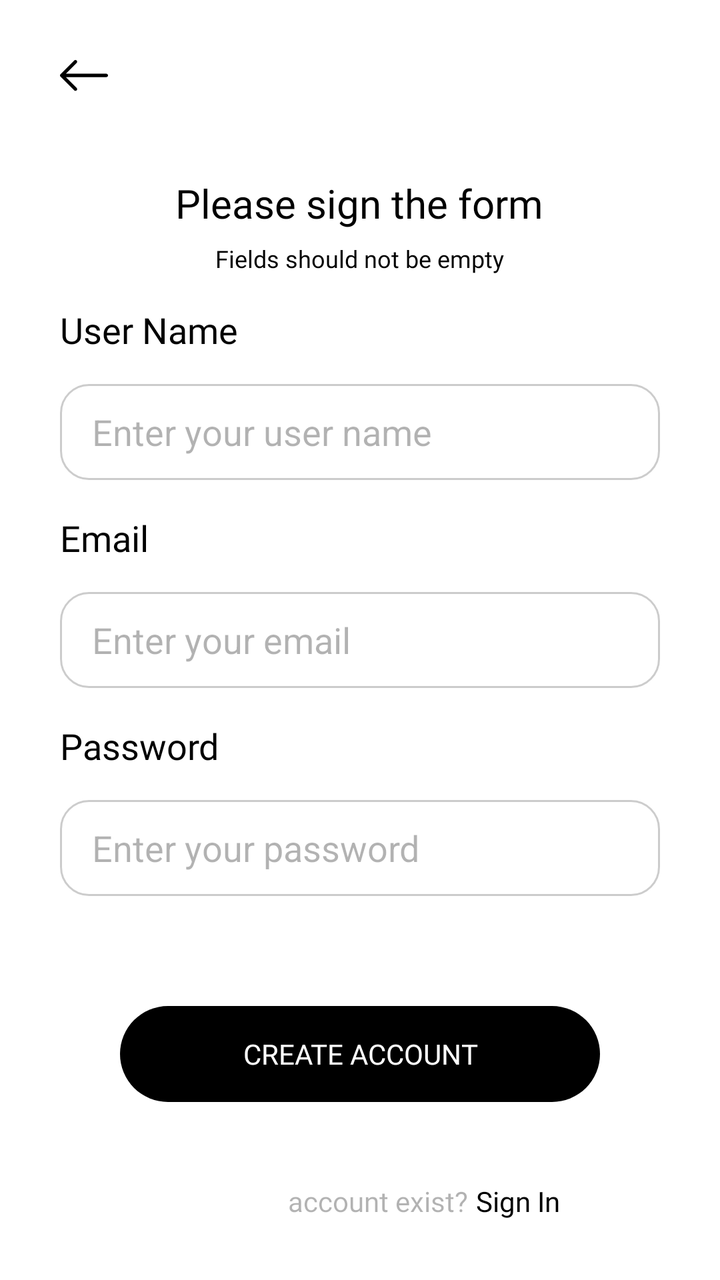
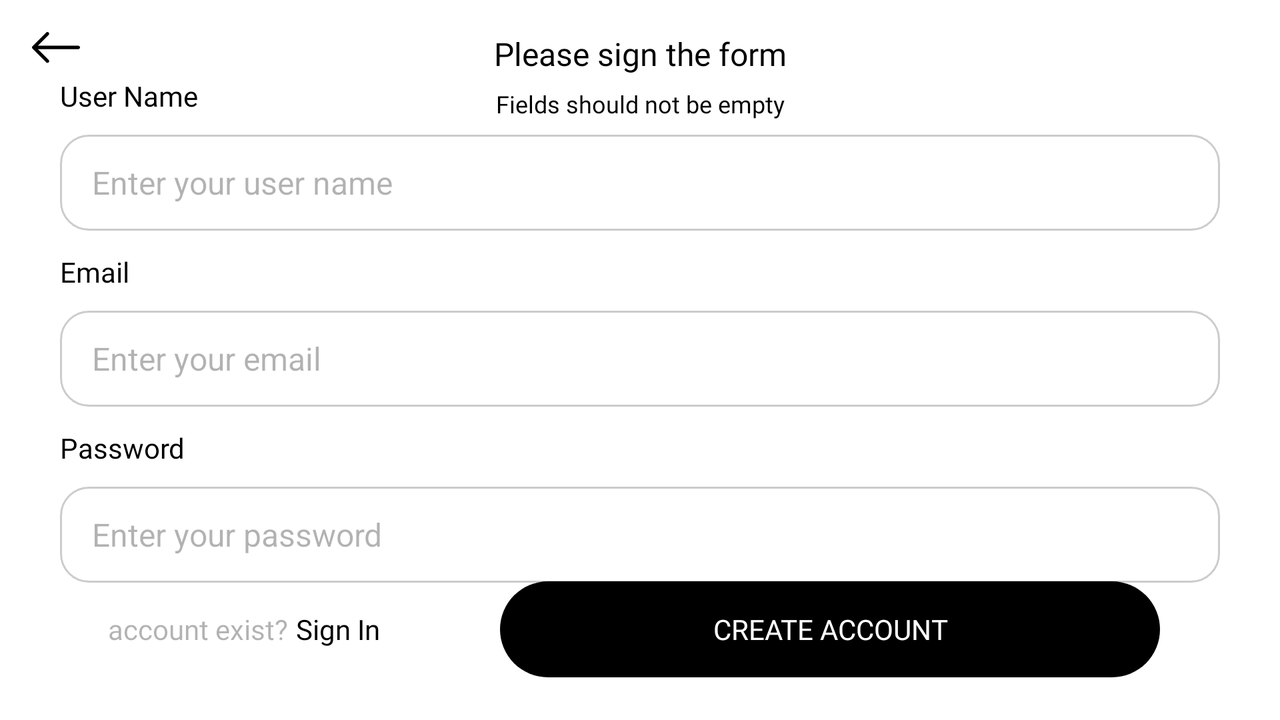

An Android layout and its configuration variant, each rendered on a device that would load it. The default file and the variant file are quoted in full after the pictures.
<!-- AndroidManifest.xml: application theme Theme.SportkomChat -->
<!-- res/layout/activity_sign_in.xml -->
<?xml version="1.0" encoding="utf-8"?>
<androidx.constraintlayout.widget.ConstraintLayout xmlns:android="http://schemas.android.com/apk/res/android"
    xmlns:app="http://schemas.android.com/apk/res-auto"
    xmlns:tools="http://schemas.android.com/tools"
    android:layout_width="match_parent"
    android:layout_height="match_parent"
    tools:context=".screens.SignInActivity">

    <ImageView
        android:id="@+id/imageView"
        android:layout_width="wrap_content"
        android:layout_height="wrap_content"
        android:layout_margin="30dp"
        android:onClick="onClickBack"
        app:layout_constraintStart_toStartOf="parent"
        app:layout_constraintTop_toTopOf="parent"
        app:srcCompat="@drawable/arrow"
        tools:ignore="TouchTargetSizeCheck" />

    <TextView
        android:id="@+id/tvTitle"
        android:layout_width="wrap_content"
        android:layout_height="wrap_content"
        android:layout_marginTop="88dp"
        android:text="@string/please_sign_the_form"
        android:fontFamily="@font/nunito_semi_bold"
        android:textSize="20sp"
        android:textColor="@color/black"
        app:layout_constraintEnd_toEndOf="parent"
        app:layout_constraintHorizontal_bias="0.498"
        app:layout_constraintStart_toStartOf="parent"
        app:layout_constraintTop_toTopOf="parent" />

    <TextView
        android:id="@+id/tvSubTitle"
        android:layout_width="wrap_content"
        android:layout_height="wrap_content"
        android:text="@string/fields_should_not_be_empty"
        android:textColor="@color/black"
        android:textSize="12sp"
        android:fontFamily="@font/nunito_light"
        android:layout_marginTop="6dp"
        app:layout_constraintEnd_toEndOf="@+id/tvTitle"
        app:layout_constraintStart_toStartOf="@+id/tvTitle"
        app:layout_constraintTop_toBottomOf="@+id/tvTitle" />

    <TextView
        android:id="@+id/tvUserName"
        android:layout_width="wrap_content"
        android:layout_height="wrap_content"
        android:layout_marginTop="252dp"
        android:fontFamily="@font/nunito_semi_bold"
        android:text="@string/user_name"
        android:textColor="@color/black"
        android:textSize="18sp"
        android:layout_marginBottom="15dp"
        app:layout_constraintBottom_toTopOf="@+id/etUserName"
        app:layout_constraintStart_toStartOf="@+id/etUserName" />

    <EditText
        android:id="@+id/etUserName"
        android:layout_width="0dp"
        android:layout_height="48dp"
        android:layout_marginHorizontal="30dp"
        android:background="@drawable/background_edit_text"
        android:ems="10"
        android:hint="@string/enter_your_user_name"
        android:inputType="textEmailAddress"
        android:paddingHorizontal="16dp"
        android:textColorHint="#4D000000"
        android:layout_marginBottom="56dp"
        app:layout_constraintBottom_toTopOf="@+id/etEmail"
        app:layout_constraintEnd_toEndOf="parent"
        app:layout_constraintStart_toStartOf="parent"/>

    <TextView
        android:id="@+id/tvEmail"
        android:layout_width="wrap_content"
        android:layout_height="wrap_content"
        android:layout_marginTop="252dp"
        android:fontFamily="@font/nunito_semi_bold"
        android:text="Email"
        android:textColor="@color/black"
        android:textSize="18sp"
        android:layout_marginBottom="15dp"
        app:layout_constraintBottom_toTopOf="@+id/etEmail"
        app:layout_constraintStart_toStartOf="@+id/etEmail" />

    <EditText
        android:id="@+id/etEmail"
        android:layout_width="0dp"
        android:layout_height="48dp"
        android:layout_marginHorizontal="30dp"
        android:background="@drawable/background_edit_text"
        android:ems="10"
        android:hint="@string/enter_your_email"
        android:inputType="textEmailAddress"
        android:paddingHorizontal="16dp"
        android:textColorHint="#4D000000"
        app:layout_constraintBottom_toBottomOf="parent"
        app:layout_constraintEnd_toEndOf="parent"
        app:layout_constraintStart_toStartOf="parent"
        app:layout_constraintTop_toTopOf="parent"/>

    <TextView
        android:id="@+id/tvPassword"
        android:layout_width="wrap_content"
        android:layout_height="wrap_content"
        android:layout_marginTop="252dp"
        android:fontFamily="@font/nunito_semi_bold"
        android:text="@string/password"
        android:textColor="@color/black"
        android:textSize="18sp"
        android:layout_marginBottom="15dp"
        app:layout_constraintBottom_toTopOf="@+id/etPassword"
        app:layout_constraintStart_toStartOf="@+id/etPassword" />

    <EditText
        android:id="@+id/etPassword"
        android:layout_width="0dp"
        android:layout_height="48dp"
        android:layout_marginHorizontal="30dp"
        android:background="@drawable/background_edit_text"
        android:ems="10"
        app:endIconMode="password_toggle"
        android:hint="@string/enter_your_password"
        android:inputType="textPassword"
        android:paddingHorizontal="16dp"
        android:textColorHint="#4D000000"
        android:layout_marginTop="56dp"
        app:layout_constraintEnd_toEndOf="parent"
        app:layout_constraintStart_toStartOf="parent"
        app:layout_constraintTop_toBottomOf="@+id/etEmail"/>


    <androidx.appcompat.widget.AppCompatButton
        android:id="@+id/btnSignIn"
        android:layout_width="0dp"
        android:layout_height="wrap_content"
        android:layout_marginHorizontal="60dp"
        android:background="@drawable/login_button"
        android:backgroundTint="@color/black"
        android:fontFamily="@font/nunito_semi_bold"
        android:onClick="onClickSignIn"
        android:text="@string/create_account"
        android:layout_marginBottom="40dp"
        android:textColor="@color/white"
        android:textSize="14sp"
        app:layout_constraintBottom_toTopOf="@+id/textView5"
        app:layout_constraintEnd_toEndOf="parent"
        app:layout_constraintStart_toStartOf="parent" />

    <TextView
        android:id="@+id/textView5"
        android:layout_width="wrap_content"
        android:layout_height="wrap_content"
        android:layout_marginStart="144dp"
        android:layout_marginBottom="30dp"
        android:fontFamily="@font/nunito_light"
        android:text="account exist?"
        android:textColor="#4D000000"
        android:textSize="14sp"
        app:layout_constraintBottom_toBottomOf="parent"
        app:layout_constraintStart_toStartOf="parent" />

    <TextView
        android:id="@+id/tvCreateAccount"
        android:layout_width="wrap_content"
        android:layout_height="wrap_content"
        android:layout_marginEnd="48dp"
        android:onClick="onClickLogIn"
        android:fontFamily="@font/nunito_semi_bold"
        android:text="@string/sign_in"
        android:layout_marginStart="4dp"
        android:textColor="@color/black"
        android:textSize="14sp"
        app:layout_constraintBottom_toBottomOf="@+id/textView5"
        app:layout_constraintStart_toEndOf="@+id/textView5"
        app:layout_constraintTop_toTopOf="@+id/textView5" />

</androidx.constraintlayout.widget.ConstraintLayout>
<!-- resources referenced by this layout -->
<resources>
  <!-- drawable arrow (drawable) -->
  <vector xmlns:android="http://schemas.android.com/apk/res/android"
      android:width="24dp"
      android:height="16dp"
      android:viewportWidth="24"
      android:viewportHeight="16">
    <path
        android:pathData="M24,7.714C24,8.188 23.616,8.571 23.143,8.571L2.926,8.571L8.32,13.965C8.655,14.3 8.655,14.843 8.32,15.177C7.986,15.512 7.443,15.512 7.108,15.177L0.251,8.32C-0.084,7.986 -0.084,7.443 0.251,7.108L7.108,0.251C7.443,-0.084 7.986,-0.084 8.32,0.251C8.655,0.586 8.655,1.128 8.32,1.463L2.926,6.857L23.143,6.857C23.616,6.857 24,7.241 24,7.714Z"
        android:fillColor="#000000"/>
  </vector>
  <!-- drawable background_edit_text (drawable) -->
  <?xml version="1.0" encoding="utf-8"?>
  <selector xmlns:android="http://schemas.android.com/apk/res/android">
  
      <item android:state_focused="true">
          <shape android:shape="rectangle">
              <stroke android:color="@color/black"
                  android:width="1dp"/>
              <corners android:radius="14dp"/>
          </shape>
      </item>
  
      <item android:state_focused="false">
          <shape android:shape="rectangle">
              <stroke android:color="#33000000"
                  android:width="1dp"/>
              <corners android:radius="14dp"/>
          </shape>
      </item>
  
  </selector>
  <!-- drawable login_button (drawable) -->
  <?xml version="1.0" encoding="utf-8"?>
  <shape xmlns:android="http://schemas.android.com/apk/res/android"
      android:shape="rectangle">
  
      <corners
          android:bottomLeftRadius="50dp"
          android:bottomRightRadius="50dp"
          android:topLeftRadius="50dp"
          android:topRightRadius="50dp" />
  
  </shape>
  <string name="create_account">Create account</string>
  <string name="enter_your_email">Enter your email</string>
  <string name="enter_your_password">Enter your password</string>
  <string name="enter_your_user_name">Enter your user name</string>
  <string name="fields_should_not_be_empty">Fields should not be empty</string>
  <string name="password">Password</string>
  <string name="please_sign_the_form">Please sign the form</string>
  <string name="sign_in">Sign In</string>
  <string name="user_name">User Name</string>
  <style name="Theme.SportkomChat" parent="Theme.MaterialComponents.Light">
          
          <item name="colorPrimary">@color/white</item>
          <item name="colorPrimaryVariant">@color/black</item>
          <item name="colorOnPrimary">@color/black</item>
          
          <item name="colorSecondary">@color/black</item>
          <item name="colorSecondaryVariant">@color/black</item>
          <item name="colorOnSecondary">@color/black</item>
          
          <item name="android:statusBarColor">?attr/colorPrimaryVariant</item>
          
      </style>
</resources>
<!-- res/layout-land/activity_sign_in.xml (the repository's variant of the layout above) -->
<!-- drawn on the phone turned sideways -->
<?xml version="1.0" encoding="utf-8"?>
<androidx.constraintlayout.widget.ConstraintLayout xmlns:android="http://schemas.android.com/apk/res/android"
    xmlns:app="http://schemas.android.com/apk/res-auto"
    xmlns:tools="http://schemas.android.com/tools"
    android:layout_width="match_parent"
    android:layout_height="match_parent"
    tools:context=".screens.SignInActivity">

    <ImageView
        android:id="@+id/imageView"
        android:layout_width="wrap_content"
        android:layout_height="wrap_content"
        android:layout_marginStart="16dp"
        android:layout_marginTop="16dp"
        android:onClick="onClickBack"
        app:layout_constraintStart_toStartOf="parent"
        app:layout_constraintTop_toTopOf="parent"
        app:srcCompat="@drawable/arrow"
        tools:ignore="TouchTargetSizeCheck" />

    <TextView
        android:id="@+id/tvTitle"
        android:layout_width="wrap_content"
        android:layout_height="wrap_content"
        android:layout_marginTop="16dp"
        android:fontFamily="@font/nunito_semi_bold"
        android:text="@string/please_sign_the_form"
        android:textColor="@color/black"
        android:textSize="16sp"
        app:layout_constraintEnd_toEndOf="parent"
        app:layout_constraintStart_toStartOf="parent"
        app:layout_constraintTop_toTopOf="parent" />

    <TextView
        android:id="@+id/tvSubTitle"
        android:layout_width="wrap_content"
        android:layout_height="wrap_content"
        android:text="@string/fields_should_not_be_empty"
        android:textColor="@color/black"
        android:textSize="12sp"
        android:fontFamily="@font/nunito_light"
        android:layout_marginTop="6dp"
        app:layout_constraintEnd_toEndOf="@+id/tvTitle"
        app:layout_constraintStart_toStartOf="@+id/tvTitle"
        app:layout_constraintTop_toBottomOf="@+id/tvTitle" />

    <TextView
        android:id="@+id/tvUserName"
        android:layout_width="wrap_content"
        android:layout_height="wrap_content"
        android:layout_marginTop="252dp"
        android:fontFamily="@font/nunito_semi_bold"
        android:text="@string/user_name"
        android:textColor="@color/black"
        android:textSize="14sp"
        android:layout_marginBottom="10dp"
        app:layout_constraintBottom_toTopOf="@+id/etUserName"
        app:layout_constraintStart_toStartOf="@+id/etUserName" />

    <EditText
        android:id="@+id/etUserName"
        android:layout_width="0dp"
        android:layout_height="48dp"
        android:layout_marginHorizontal="30dp"
        android:layout_marginBottom="40dp"
        android:textSize="16sp"
        android:background="@drawable/background_edit_text"
        android:ems="10"
        android:hint="@string/enter_your_user_name"
        android:inputType="textEmailAddress"
        android:paddingHorizontal="16dp"
        android:textColorHint="#4D000000"
        app:layout_constraintBottom_toTopOf="@+id/etEmail"
        app:layout_constraintEnd_toEndOf="parent"
        app:layout_constraintStart_toStartOf="parent" />

    <TextView
        android:id="@+id/tvEmail"
        android:layout_width="wrap_content"
        android:layout_height="wrap_content"
        android:layout_marginTop="252dp"
        android:fontFamily="@font/nunito_semi_bold"
        android:text="Email"
        android:textColor="@color/black"
        android:textSize="14sp"
        android:layout_marginBottom="10dp"
        app:layout_constraintBottom_toTopOf="@+id/etEmail"
        app:layout_constraintStart_toStartOf="@+id/etEmail" />

    <EditText
        android:id="@+id/etEmail"
        android:layout_width="0dp"
        android:layout_height="48dp"
        android:layout_marginHorizontal="30dp"
        android:background="@drawable/background_edit_text"
        android:ems="10"
        android:textSize="16sp"
        android:hint="@string/enter_your_email"
        android:inputType="textEmailAddress"
        android:paddingHorizontal="16dp"
        android:textColorHint="#4D000000"
        app:layout_constraintBottom_toBottomOf="parent"
        app:layout_constraintEnd_toEndOf="parent"
        app:layout_constraintStart_toStartOf="parent"
        app:layout_constraintTop_toTopOf="parent"
        app:layout_constraintVertical_bias="0.498" />

    <TextView
        android:id="@+id/tvPassword"
        android:layout_width="wrap_content"
        android:layout_height="wrap_content"
        android:layout_marginTop="252dp"
        android:fontFamily="@font/nunito_semi_bold"
        android:text="@string/password"
        android:textColor="@color/black"
        android:textSize="14sp"
        android:layout_marginBottom="10dp"
        app:layout_constraintBottom_toTopOf="@+id/etPassword"
        app:layout_constraintStart_toStartOf="@+id/etPassword" />


    <EditText
        android:id="@+id/etPassword"
        android:layout_width="0dp"
        android:layout_height="48dp"
        android:layout_marginHorizontal="30dp"
        android:layout_marginTop="40dp"
        android:background="@drawable/background_edit_text"
        android:ems="10"
        android:hint="@string/enter_your_password"
        android:inputType="textPassword"
        android:paddingHorizontal="16dp"
        android:textSize="16sp"
        android:textColorHint="#4D000000"
        app:endIconMode="password_toggle"
        app:layout_constraintEnd_toEndOf="parent"
        app:layout_constraintStart_toStartOf="parent"
        app:layout_constraintTop_toBottomOf="@+id/etEmail" />

    <androidx.appcompat.widget.AppCompatButton
        android:id="@+id/btnSignIn"
        android:layout_width="0dp"
        android:layout_height="wrap_content"
        android:layout_marginHorizontal="60dp"
        android:background="@drawable/login_button"
        android:backgroundTint="@color/black"
        android:fontFamily="@font/nunito_semi_bold"
        android:onClick="onClickSignIn"
        android:text="@string/create_account"
        android:textColor="@color/white"
        android:textSize="14sp"
        app:layout_constraintBottom_toBottomOf="@+id/tvCreateAccount"
        app:layout_constraintEnd_toEndOf="parent"
        app:layout_constraintHorizontal_bias="0.75"
        app:layout_constraintStart_toEndOf="@+id/tvCreateAccount"
        app:layout_constraintTop_toTopOf="@+id/tvCreateAccount" />

    <TextView
        android:id="@+id/textView5"
        android:layout_width="wrap_content"
        android:layout_height="wrap_content"
        android:layout_marginStart="24dp"
        android:layout_marginBottom="36dp"
        android:fontFamily="@font/nunito_light"
        android:text="account exist?"
        android:textColor="#4D000000"
        android:textSize="14sp"
        app:layout_constraintBottom_toBottomOf="parent"
        app:layout_constraintStart_toStartOf="@+id/etPassword" />

    <TextView
        android:id="@+id/tvCreateAccount"
        android:layout_width="wrap_content"
        android:layout_height="wrap_content"
        android:layout_marginEnd="48dp"
        android:onClick="onClickLogIn"
        android:fontFamily="@font/nunito_semi_bold"
        android:text="@string/sign_in"
        android:layout_marginStart="4dp"
        android:textColor="@color/black"
        android:textSize="14sp"
        app:layout_constraintBottom_toBottomOf="@+id/textView5"
        app:layout_constraintStart_toEndOf="@+id/textView5"
        app:layout_constraintTop_toTopOf="@+id/textView5" />

</androidx.constraintlayout.widget.ConstraintLayout>
